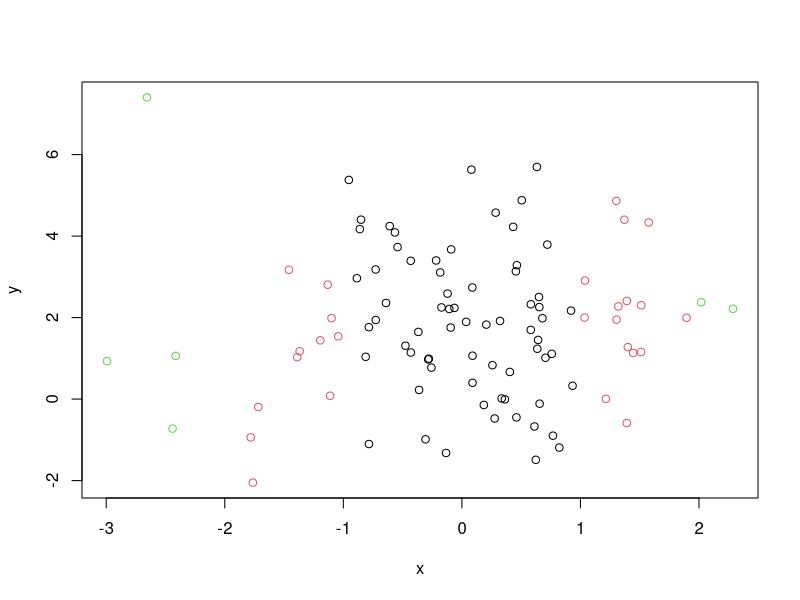

This figure's R source:
## ---- chunk 1
library(knitr)
opts_chunk$set(fig.path='figure/roxygen-')
## ---- chunk 2
set.seed(42) 
## ---- chunk 3
x <- rnorm(100)
y <- rnorm(100, mean = 2, sd = 2)
## ---- chunk 4
plot(x, y, col = floor(abs(x) + 1))
